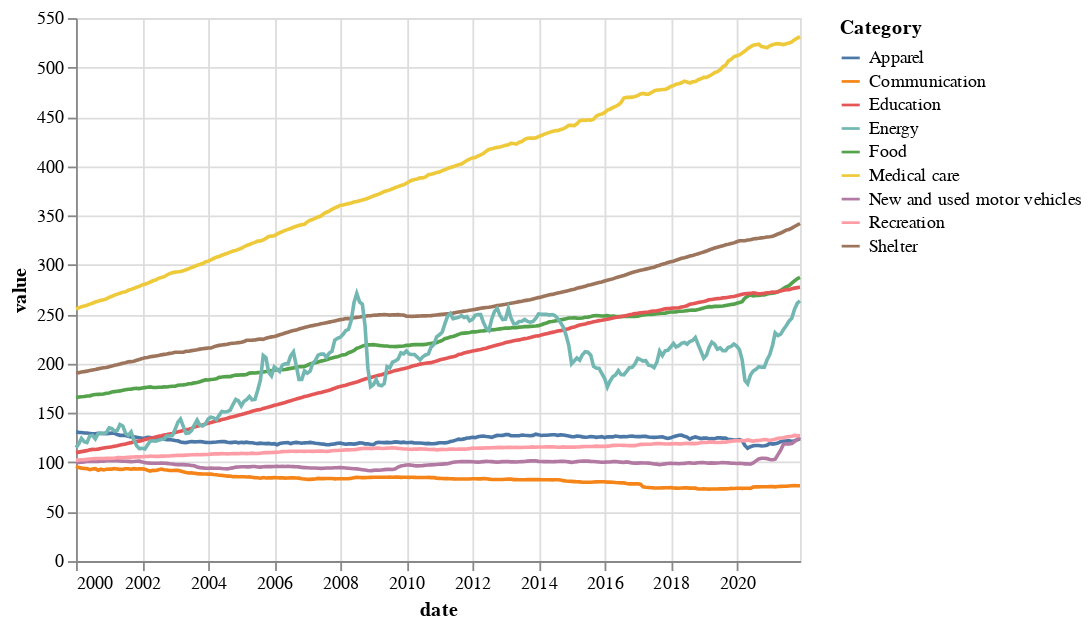

The cell this chart's notebook holds for it:
### Markdown cell above
### Hypothesis: Shelter prices have increased more rapidly than any of my other target categories since 2010.

### Code cell
# Preview chart - raw data by category.
alt.Chart(df[['date','value','Category']],).mark_line().encode(
    x = 'date',
    y = 'value',
    color = 'Category'
)

### Figure 1 — Vega-Lite specification as saved in the notebook (floating-point values rounded to 4 significant figures; data arrays with more than 128 entries replaced by an {"elided": "..."} marker saying what was removed)
{"config": {"view": {"continuousWidth": 400, "continuousHeight": 300}}, "data": {"name": "data-81a47b22ab362c26a5f5f36662f2e995"}, "mark": "line", "encoding": {"color": {"field": "Category", "type": "nominal"}, "x": {"field": "date", "type": "temporal"}, "y": {"field": "value", "type": "quantitative"}}, "$schema": "https://vega.github.io/schema/vega-lite/v4.17.0.json", "datasets": {"data-81a47b22ab362c26a5f5f36662f2e995": {"elided": "2376 records"}}}
